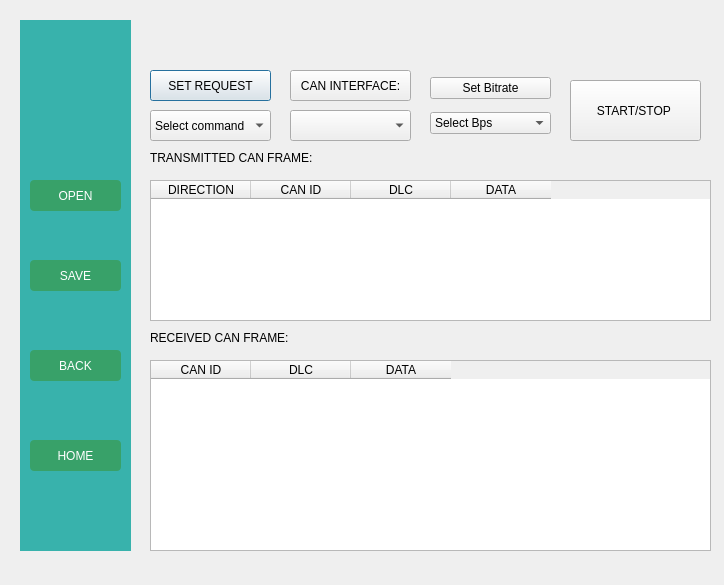
<?xml version="1.0" encoding="UTF-8"?>
<ui version="4.0">
 <class>Tesla_rtr</class>
 <widget class="QDialog" name="Tesla_rtr">
  <property name="geometry">
   <rect>
    <x>0</x>
    <y>0</y>
    <width>724</width>
    <height>585</height>
   </rect>
  </property>
  <property name="windowTitle">
   <string>Dialog</string>
  </property>
  <widget class="QLabel" name="labelCOM_4">
   <property name="geometry">
    <rect>
     <x>150</x>
     <y>330</y>
     <width>191</width>
     <height>16</height>
    </rect>
   </property>
   <property name="styleSheet">
    <string notr="true">font: 12pt &quot;Segoe UI&quot;;
color: black;</string>
   </property>
   <property name="text">
    <string>RECEIVED CAN FRAME:</string>
   </property>
  </widget>
  <widget class="QPushButton" name="BtnSetRequest">
   <property name="geometry">
    <rect>
     <x>150</x>
     <y>70</y>
     <width>121</width>
     <height>31</height>
    </rect>
   </property>
   <property name="text">
    <string>SET REQUEST</string>
   </property>
  </widget>
  <widget class="QComboBox" name="cmbCANInterface">
   <property name="geometry">
    <rect>
     <x>290</x>
     <y>110</y>
     <width>121</width>
     <height>31</height>
    </rect>
   </property>
  </widget>
  <widget class="QPushButton" name="pushButton">
   <property name="geometry">
    <rect>
     <x>570</x>
     <y>80</y>
     <width>131</width>
     <height>61</height>
    </rect>
   </property>
   <property name="text">
    <string>START/STOP </string>
   </property>
   <property name="checkable">
    <bool>true</bool>
   </property>
  </widget>
  <widget class="QWidget" name="sidebar" native="true">
   <property name="geometry">
    <rect>
     <x>20</x>
     <y>20</y>
     <width>111</width>
     <height>531</height>
    </rect>
   </property>
   <property name="styleSheet">
    <string notr="true">background-color: #38B2AC;
</string>
   </property>
   <widget class="QPushButton" name="buttonHome">
    <property name="geometry">
     <rect>
      <x>10</x>
      <y>420</y>
      <width>91</width>
      <height>31</height>
     </rect>
    </property>
    <property name="styleSheet">
     <string notr="true">background-color: #38A169; color: white;
border-radius: 4px;</string>
    </property>
    <property name="text">
     <string>HOME</string>
    </property>
   </widget>
   <widget class="QPushButton" name="buttonSave">
    <property name="geometry">
     <rect>
      <x>10</x>
      <y>240</y>
      <width>91</width>
      <height>31</height>
     </rect>
    </property>
    <property name="styleSheet">
     <string notr="true">background-color: #38A169; color: white;
border-radius: 4px;</string>
    </property>
    <property name="text">
     <string>SAVE</string>
    </property>
   </widget>
   <widget class="QLabel" name="labelMazda">
    <property name="geometry">
     <rect>
      <x>10</x>
      <y>10</y>
      <width>91</width>
      <height>101</height>
     </rect>
    </property>
    <property name="styleSheet">
     <string notr="true">image: url(:/Car_logos/tesla_logo_icon_169601.ico);</string>
    </property>
    <property name="text">
     <string/>
    </property>
   </widget>
   <widget class="QPushButton" name="buttonOpen">
    <property name="geometry">
     <rect>
      <x>10</x>
      <y>160</y>
      <width>91</width>
      <height>31</height>
     </rect>
    </property>
    <property name="styleSheet">
     <string notr="true">background-color: #38A169; color: white;
border-radius: 4px;</string>
    </property>
    <property name="text">
     <string>OPEN</string>
    </property>
   </widget>
   <widget class="QPushButton" name="buttonReturn">
    <property name="geometry">
     <rect>
      <x>10</x>
      <y>330</y>
      <width>91</width>
      <height>31</height>
     </rect>
    </property>
    <property name="styleSheet">
     <string notr="true">background-color: #38A169; color: white;
border-radius: 4px;</string>
    </property>
    <property name="text">
     <string>BACK</string>
    </property>
   </widget>
   <zorder>buttonHome</zorder>
   <zorder>buttonSave</zorder>
   <zorder>labelMazda</zorder>
   <zorder>buttonReturn</zorder>
   <zorder>buttonOpen</zorder>
  </widget>
  <widget class="QComboBox" name="comboBoxRequest">
   <property name="geometry">
    <rect>
     <x>150</x>
     <y>110</y>
     <width>121</width>
     <height>31</height>
    </rect>
   </property>
   <item>
    <property name="text">
     <string>Select command</string>
    </property>
   </item>
   <item>
    <property name="text">
     <string>Vehicle Speed</string>
    </property>
   </item>
   <item>
    <property name="text">
     <string>Engine Speed </string>
    </property>
   </item>
   <item>
    <property name="text">
     <string>Diagnostic</string>
    </property>
   </item>
   <item>
    <property name="text">
     <string>Engine load</string>
    </property>
   </item>
   <item>
    <property name="text">
     <string>Engine coolant temperature</string>
    </property>
   </item>
   <item>
    <property name="text">
     <string>Fuel pressure</string>
    </property>
   </item>
   <item>
    <property name="text">
     <string>Intake air temperature</string>
    </property>
   </item>
   <item>
    <property name="text">
     <string>air flow rate</string>
    </property>
   </item>
   <item>
    <property name="text">
     <string>Throttle position</string>
    </property>
   </item>
   <item>
    <property name="text">
     <string>Run time since engine start</string>
    </property>
   </item>
   <item>
    <property name="text">
     <string/>
    </property>
   </item>
   <item>
    <property name="text">
     <string/>
    </property>
   </item>
   <item>
    <property name="text">
     <string/>
    </property>
   </item>
  </widget>
  <widget class="QTableWidget" name="tableWidgetResponse">
   <property name="geometry">
    <rect>
     <x>150</x>
     <y>360</y>
     <width>561</width>
     <height>191</height>
    </rect>
   </property>
   <column>
    <property name="text">
     <string>CAN ID</string>
    </property>
   </column>
   <column>
    <property name="text">
     <string>DLC</string>
    </property>
   </column>
   <column>
    <property name="text">
     <string>DATA</string>
    </property>
   </column>
  </widget>
  <widget class="QPushButton" name="btCANInterface">
   <property name="geometry">
    <rect>
     <x>290</x>
     <y>70</y>
     <width>121</width>
     <height>31</height>
    </rect>
   </property>
   <property name="text">
    <string>CAN INTERFACE:</string>
   </property>
  </widget>
  <widget class="QWidget" name="layoutWidget">
   <property name="geometry">
    <rect>
     <x>430</x>
     <y>70</y>
     <width>121</width>
     <height>71</height>
    </rect>
   </property>
   <layout class="QVBoxLayout" name="verticalLayout">
    <item>
     <widget class="QPushButton" name="pushButton_2">
      <property name="text">
       <string>Set Bitrate</string>
      </property>
     </widget>
    </item>
    <item>
     <widget class="QComboBox" name="Cmbbitrate">
      <item>
       <property name="text">
        <string>Select Bps</string>
       </property>
      </item>
      <item>
       <property name="text">
        <string>125000</string>
       </property>
      </item>
      <item>
       <property name="text">
        <string>250000</string>
       </property>
      </item>
      <item>
       <property name="text">
        <string>500000</string>
       </property>
      </item>
      <item>
       <property name="text">
        <string>1000000</string>
       </property>
      </item>
      <item>
       <property name="text">
        <string>2000000</string>
       </property>
      </item>
     </widget>
    </item>
   </layout>
  </widget>
  <widget class="QTableWidget" name="tableWidgetRequest">
   <property name="geometry">
    <rect>
     <x>150</x>
     <y>180</y>
     <width>561</width>
     <height>141</height>
    </rect>
   </property>
   <column>
    <property name="text">
     <string>DIRECTION</string>
    </property>
   </column>
   <column>
    <property name="text">
     <string>CAN ID</string>
    </property>
   </column>
   <column>
    <property name="text">
     <string>DLC</string>
    </property>
   </column>
   <column>
    <property name="text">
     <string>DATA</string>
    </property>
   </column>
  </widget>
  <widget class="QLabel" name="labelCOM_3">
   <property name="geometry">
    <rect>
     <x>150</x>
     <y>150</y>
     <width>211</width>
     <height>16</height>
    </rect>
   </property>
   <property name="styleSheet">
    <string notr="true">font: 12pt &quot;Segoe UI&quot;;
color: black;</string>
   </property>
   <property name="text">
    <string>TRANSMITTED CAN FRAME:</string>
   </property>
  </widget>
 </widget>
 <resources/>
 <connections/>
</ui>
